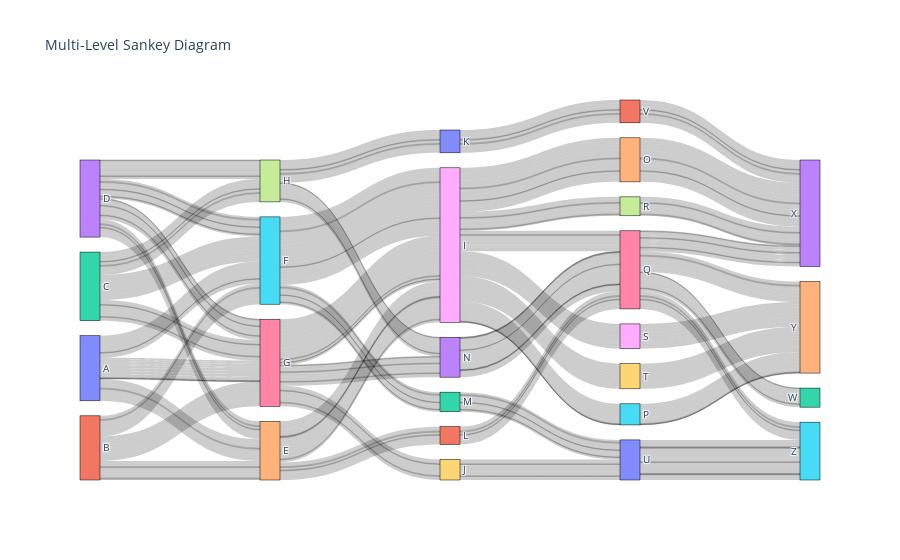

The notebook cell this image was saved under:
### Code cell
import pandas as pd
import plotly.graph_objects as go

# Load the dataset
file_path = r'C:\Users\Admin\PycharmProjects\Money_flow_diagram\Sankey Template Multi Level.xlsx - Data.csv'  # Replace with your file path
data = pd.read_csv(file_path)

# Function to create a mapping of each unique step to a unique integer
def create_node_mapping(data):
    unique_nodes = set()
    for col in data.columns[2:-1]:  # Exclude 'Link', 'ID', and 'Size' columns
        unique_nodes.update(data[col].unique())
    return {node: i for i, node in enumerate(sorted(unique_nodes))}

# Create the node mapping
node_mapping = create_node_mapping(data)

# Prepare source, target, and value lists for the Sankey diagram
sources = []
targets = []
values = []

for _, row in data.iterrows():
    for i in range(2, len(data.columns) - 2):  # Iterate over step columns
        source = node_mapping[row[i]]
        target = node_mapping[row[i + 1]]
        value = row['Size']
        sources.append(source)
        targets.append(target)
        values.append(value)

# Create the Sankey diagram
fig = go.Figure(data=[go.Sankey(
    node=dict(
        pad=15,
        thickness=20,
        line=dict(color="black", width=0.5),
        label=list(node_mapping.keys())
    ),
    link=dict(
        source=sources,
        target=targets,
        value=values
    )
)])

fig.update_layout(title_text="Multi-Level Sankey Diagram", font_size=10)
fig.show()

### Figure 1 — Plotly figure (JSON) as saved in the notebook; plotly's stock layout.template omitted (floating-point values rounded to 4 significant figures; data arrays with more than 128 entries replaced by an {"elided": "..."} marker saying what was removed)
{"data": [{"link": {"source": {"elided": "520 int values"}, "target": {"elided": "520 int values"}, "value": {"elided": "520 int values"}}, "node": {"label": ["A", "B", "C", "D", "E", "F", "G", "H", "I", "J", "K", "L", "M", "N", "O", "P", "Q", "R", "S", "T", "U", "V", "W", "X", "Y", "Z"], "line": {"color": "black", "width": 0.5}, "pad": 15, "thickness": 20}, "type": "sankey"}], "layout": {"font": {"size": 10}, "title": {"text": "Multi-Level Sankey Diagram"}}}
